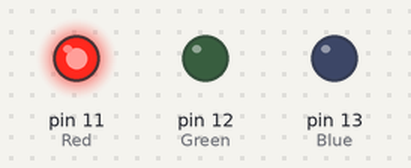
A sketch run on a simulated Arduino Uno, built with avr-gcc and run on an emulated ATmega328P. On the bench: output pins drawn as LEDs (lit = HIGH).

Above: at 0.05 s.
At 0.75 s:
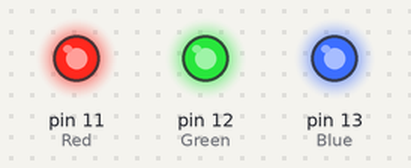
At 1.45 s:
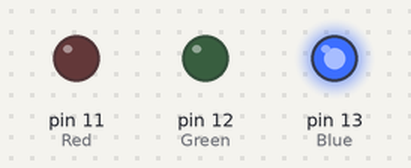
At 2.15 s:
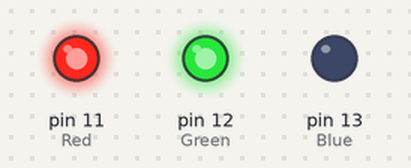
At 2.86 s:
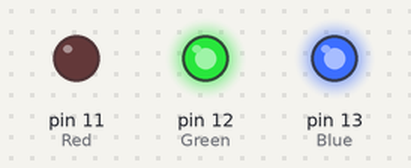
Timing chart, 0 to 3.2 s (numbered marks = the images above):
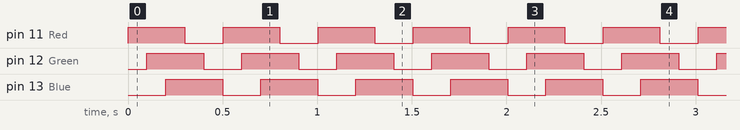

Measured:
- by itself, pin 11 (Red), pin 12 (Green), pin 13 (Blue): alternates HIGH for 0.30 s and LOW for 0.20 s

The sketch:

FIRST_ACTUAL_CODE____.ino
```cpp
void setup()
{
  pinMode(11, OUTPUT); //Red
 pinMode(12, OUTPUT);  //Green
 pinMode(13, OUTPUT);  //Blue


}


void loop()
{
  digitalWrite(11, HIGH);
  delay(100);
  digitalWrite(12, HIGH);
  delay(100);
  digitalWrite(13, HIGH);
  delay(100);

  digitalWrite(11, LOW);
  delay(100);
  digitalWrite(12, LOW);
  delay(100);
  digitalWrite(13, LOW);
  delay(1);

  delay(1);  //just in case
}
```
